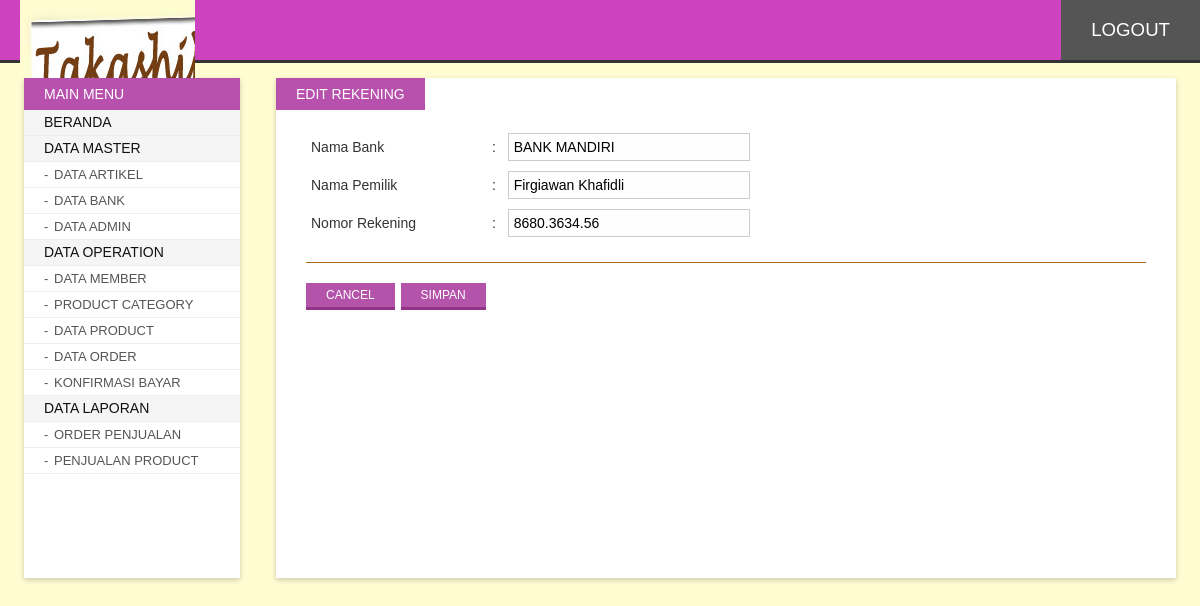
/admin/index.php?p=edBank&id=2 (signed in), run on the app's committed database.
### tables this page shows
CREATE TABLE `bank` (
  `id` int(10) NOT NULL AUTO_INCREMENT,
  `nama_bank` varchar(50) DEFAULT NULL,
  `nama_akun` varchar(50) DEFAULT NULL,
  `no_rekening` varchar(50) DEFAULT NULL,
  PRIMARY KEY (`id`)
);

### admin/content/edBank.php (the view, shortened to what this page needs)
<?php
	$doSql = "SELECT * FROM bank WHERE id='".$_GET['id']."'";
	$doQry = mysql_query($doSql);
	$r = mysql_fetch_array($doQry);
?>
<span class="page-title">Edit Rekening</span>
<div class="inner">
<form id="formContent" name="formContent" method="post" action="" onsubmit="return validateForm('formContent')">
  <table width="480" border="0" cellspacing="0" cellpadding="5">
    <tr>
      <td width="151">Nama Bank</td>
      <td width="3">:</td>
      <td width="242"><input type="text" value="<?php echo $r['nama_bank'];?>" class="input required" name="nama_bank" id="nama_bank" /></td>
    </tr>
    <tr>
      <td>Nama Pemilik</td>
      <td>:</td>
      <td><input type="text"  class="input required" value="<?php echo $r['nama_akun'];?>" name="nama_akun" id="nama_akun" /></td>
    </tr>
    <tr>
      <td>Nomor Rekening</td>
      <td>:</td>
      <td><input type="text"  class="input required" value="<?php echo $r['no_rekening'];?>" name="no_rekening" id="no_rekening" /></td>
    </tr>
  </table>
  <hr />
  <input type="button" value="Cancel" class="button" onclick="window.location='index.php?p=bank';" />
  <input type="submit" value="Simpan" class="button" />
</form>
</div>

### admin/asset/css/style.css (style rules this page uses)
body#bd { font-family:Calibri, Arial, Helvetica, sans-serif; background:#fffcd2; overflow-y:scroll; font-size:14px; color:#333; padding:0; margin:0; }
.button, .button:hover, .button:focus, .animate, .animate:hover, .pagination li a, .pagination li a:hover, .navigation ul li a, .navigation ul li a:hover, .searchform #search, .searchform #search:focus, #listTable tbody tr, #listTable tbody tr:hover { -webkit-transition: all 0.3s ease-in-out; -moz-transition: all 0.3s ease-in-out; -ms-transition: all 0.3s ease-in-out; -o-transition: all 0.3s ease-in-out; transition: all 0.3s ease-in-out; }
.input { border:solid 1px #ccc; background:#FEFEFE; padding:5px 5px; font-size:14px; width:230px; outline:none; font-family:inherit; }
.button { background:#b453aa; color:#fff; font-size:12px; padding:5px 20px; border:none; cursor:pointer; text-transform:uppercase; margin:10px 2px 0 0; border-bottom:solid 3px #923388; }
div.contentwrap span.page-title { text-transform:uppercase; background:#b851ad; padding:8px 20px; position:absolute; color:#fff; left:0; top:0; }
div.contentwrap > .inner { margin:0 30px; font-size:14px; padding:50px 0 30px; }
#formContent hr { background:none; height:0; border:none; border-top:solid 1px #a96c1d; margin:20px 0 10px; clear:both; }

### data on the page
bank: nama_bank "BANK MANDIRI", nama_akun "Firgiawan Khafidli", no_rekening "8680.3634.56"
